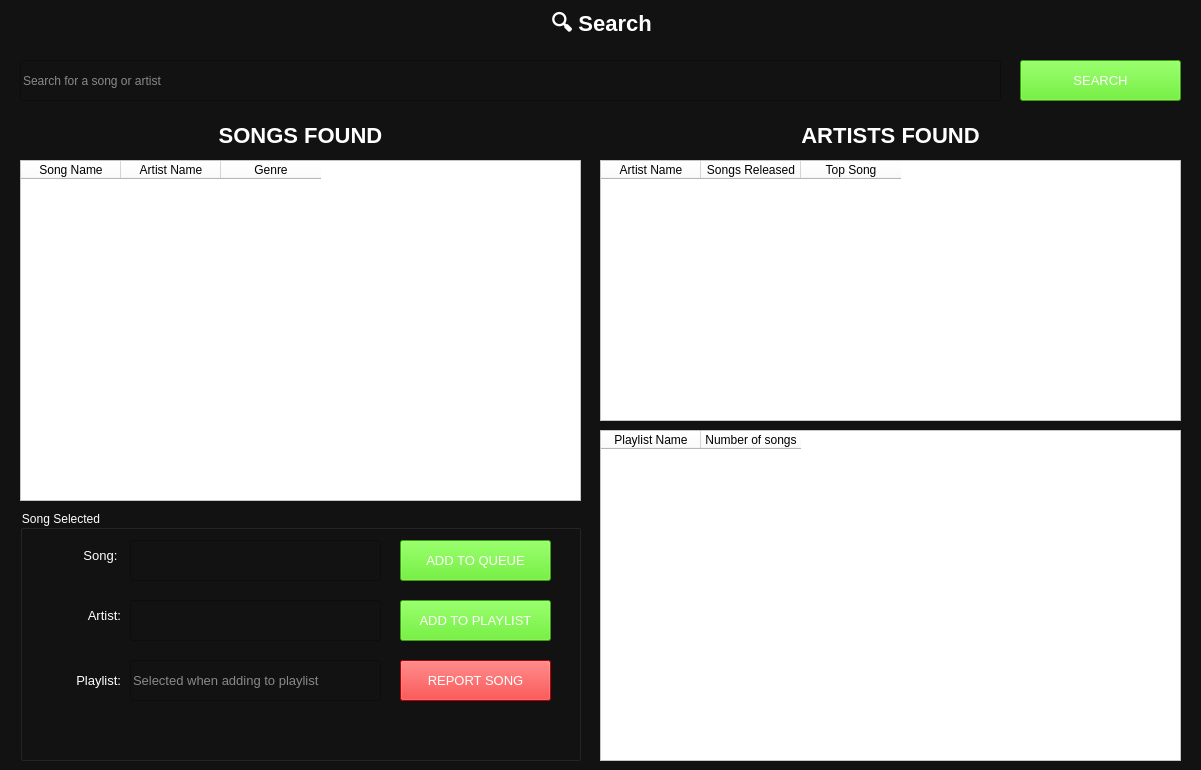
      <widget class="QWidget" name="searchPage">
       <property name="styleSheet">
        <string notr="true">background-color: #121212; color: #fff;</string>
       </property>
       <widget class="QLabel" name="searchTitle">
        <property name="geometry">
         <rect>
          <x>11</x>
          <y>11</y>
          <width>1181</width>
          <height>30</height>
         </rect>
        </property>
        <property name="styleSheet">
         <string notr="true">font-size:22px; font-weight:bold;</string>
        </property>
        <property name="text">
         <string>🔍 Search</string>
        </property>
        <property name="alignment">
         <set>Qt::AlignCenter</set>
        </property>
       </widget>
       <widget class="QLineEdit" name="SearchSong">
        <property name="geometry">
         <rect>
          <x>20</x>
          <y>60</y>
          <width>981</width>
          <height>41</height>
         </rect>
        </property>
        <property name="placeholderText">
         <string>Search for a song or artist</string>
        </property>
       </widget>
       <widget class="QPushButton" name="S_SearchBtn">
        <property name="geometry">
         <rect>
          <x>1020</x>
          <y>60</y>
          <width>161</width>
          <height>41</height>
         </rect>
        </property>
        <property name="font">
         <font>
          <pointsize>10</pointsize>
         </font>
        </property>
        <property name="styleSheet">
         <string notr="true">
background-color: rgb(78, 230, 13);</string>
        </property>
        <property name="text">
         <string>SEARCH</string>
        </property>
        <property name="checkable">
         <bool>true</bool>
        </property>
       </widget>
       <widget class="QTableWidget" name="searchSongs_Table">
        <property name="geometry">
         <rect>
          <x>20</x>
          <y>160</y>
          <width>561</width>
          <height>341</height>
         </rect>
        </property>
        <property name="styleSheet">
         <string notr="true">background-color:#FFFFFF ; color: #000000;</string>
        </property>
        <property name="editTriggers">
         <set>QAbstractItemView::NoEditTriggers</set>
        </property>
        <property name="verticalScrollMode">
         <enum>QAbstractItemView::ScrollPerPixel</enum>
        </property>
        <property name="horizontalScrollMode">
         <enum>QAbstractItemView::ScrollPerPixel</enum>
        </property>
        <property name="sortingEnabled">
         <bool>true</bool>
        </property>
        <column>
         <property name="text">
          <string>Song Name</string>
         </property>
        </column>
        <column>
         <property name="text">
          <string>Artist Name</string>
         </property>
        </column>
        <column>
         <property name="text">
          <string>Genre</string>
         </property>
        </column>
       </widget>
       <widget class="QLabel" name="searchTitle_2">
        <property name="geometry">
         <rect>
          <x>20</x>
          <y>120</y>
          <width>561</width>
          <height>30</height>
         </rect>
        </property>
        <property name="styleSheet">
         <string notr="true">font-size:22px; font-weight:bold;</string>
        </property>
        <property name="text">
         <string>SONGS FOUND</string>
        </property>
        <property name="alignment">
         <set>Qt::AlignCenter</set>
        </property>
       </widget>
       <widget class="QLabel" name="searchTitle_3">
        <property name="geometry">
         <rect>
          <x>600</x>
          <y>120</y>
          <width>581</width>
          <height>30</height>
         </rect>
        </property>
        <property name="styleSheet">
         <string notr="true">font-size:22px; font-weight:bold;</string>
        </property>
        <property name="text">
         <string>ARTISTS FOUND</string>
        </property>
        <property name="alignment">
         <set>Qt::AlignCenter</set>
        </property>
       </widget>
       <widget class="QTableWidget" name="searchArtists_Table">
        <property name="geometry">
         <rect>
          <x>600</x>
          <y>160</y>
          <width>581</width>
          <height>261</height>
         </rect>
        </property>
        <property name="styleSheet">
         <string notr="true">background-color:#FFFFFF ; color: #000000;</string>
        </property>
        <property name="editTriggers">
         <set>QAbstractItemView::NoEditTriggers</set>
        </property>
        <property name="verticalScrollMode">
         <enum>QAbstractItemView::ScrollPerPixel</enum>
        </property>
        <property name="horizontalScrollMode">
         <enum>QAbstractItemView::ScrollPerPixel</enum>
        </property>
        <column>
         <property name="text">
          <string>Artist Name</string>
         </property>
        </column>
        <column>
         <property name="text">
          <string>Songs Released</string>
         </property>
        </column>
        <column>
         <property name="text">
          <string>Top Song</string>
         </property>
        </column>
       </widget>
       <widget class="QTableWidget" name="artistSongs_Table">
        <property name="geometry">
         <rect>
          <x>600</x>
          <y>430</y>
          <width>581</width>
          <height>331</height>
         </rect>
        </property>
        <property name="styleSheet">
         <string notr="true">background-color:#FFFFFF ; color: #000000;</string>
        </property>
        <property name="editTriggers">
         <set>QAbstractItemView::NoEditTriggers</set>
        </property>
        <property name="verticalScrollMode">
         <enum>QAbstractItemView::ScrollPerPixel</enum>
        </property>
        <property name="horizontalScrollMode">
         <enum>QAbstractItemView::ScrollPerPixel</enum>
        </property>
        <column>
         <property name="text">
          <string>Playlist Name</string>
         </property>
        </column>
        <column>
         <property name="text">
          <string>Number of songs</string>
         </property>
        </column>
       </widget>
       <widget class="QGroupBox" name="groupBox_16">
        <property name="geometry">
         <rect>
          <x>20</x>
          <y>510</y>
          <width>561</width>
          <height>251</height>
         </rect>
        </property>
        <property name="title">
         <string>Song Selected</string>
        </property>
        <widget class="QLineEdit" name="S_SongName">
         <property name="geometry">
          <rect>
           <x>110</x>
           <y>30</y>
           <width>251</width>
           <height>41</height>
          </rect>
         </property>
         <property name="font">
          <font>
           <pointsize>10</pointsize>
          </font>
         </property>
         <property name="readOnly">
          <bool>true</bool>
         </property>
        </widget>
        <widget class="QLineEdit" name="S_ArtistName">
         <property name="geometry">
          <rect>
           <x>110</x>
           <y>90</y>
           <width>251</width>
           <height>41</height>
          </rect>
         </property>
         <property name="font">
          <font>
           <pointsize>10</pointsize>
          </font>
         </property>
         <property name="readOnly">
          <bool>true</bool>
         </property>
        </widget>
        <widget class="QPushButton" name="S_AddQueueBtn">
         <property name="geometry">
          <rect>
           <x>380</x>
           <y>30</y>
           <width>151</width>
           <height>41</height>
          </rect>
         </property>
         <property name="font">
          <font>
           <pointsize>10</pointsize>
          </font>
         </property>
         <property name="styleSheet">
          <string notr="true">
background-color: rgb(78, 230, 13);</string>
         </property>
         <property name="text">
          <string>ADD TO QUEUE</string>
         </property>
         <property name="checkable">
          <bool>true</bool>
         </property>
        </widget>
        <widget class="QLabel" name="label_48">
         <property name="geometry">
          <rect>
           <x>20</x>
           <y>30</y>
           <width>81</width>
           <height>31</height>
          </rect>
         </property>
         <property name="font">
          <font>
           <pointsize>10</pointsize>
          </font>
         </property>
         <property name="layoutDirection">
          <enum>Qt::LeftToRight</enum>
         </property>
         <property name="text">
          <string>Song: </string>
         </property>
         <property name="alignment">
          <set>Qt::AlignRight|Qt::AlignTrailing|Qt::AlignVCenter</set>
         </property>
        </widget>
        <widget class="QLabel" name="label_49">
         <property name="geometry">
          <rect>
           <x>20</x>
           <y>90</y>
           <width>81</width>
           <height>31</height>
          </rect>
         </property>
         <property name="font">
          <font>
           <pointsize>10</pointsize>
          </font>
         </property>
         <property name="layoutDirection">
          <enum>Qt::LeftToRight</enum>
         </property>
         <property name="text">
          <string>Artist:</string>
         </property>
         <property name="alignment">
          <set>Qt::AlignRight|Qt::AlignTrailing|Qt::AlignVCenter</set>
         </property>
        </widget>
        <widget class="QPushButton" name="S_AddPlBtn">
         <property name="geometry">
          <rect>
           <x>380</x>
           <y>90</y>
           <width>151</width>
           <height>41</height>
          </rect>
         </property>
         <property name="font">
          <font>
           <pointsize>10</pointsize>
          </font>
         </property>
         <property name="styleSheet">
          <string notr="true">
background-color: rgb(78, 230, 13);</string>
         </property>
         <property name="text">
          <string>ADD TO PLAYLIST</string>
         </property>
         <property name="checkable">
          <bool>true</bool>
         </property>
        </widget>
        <widget class="QPushButton" name="S_ReportBtn">
         <property name="geometry">
          <rect>
           <x>380</x>
           <y>150</y>
           <width>151</width>
           <height>41</height>
          </rect>
         </property>
         <property name="font">
          <font>
           <pointsize>10</pointsize>
          </font>
         </property>
         <property name="styleSheet">
          <string notr="true">
background-color: rgb(255, 0, 0);</string>
         </property>
         <property name="text">
          <string>REPORT SONG</string>
         </property>
         <property name="checkable">
          <bool>true</bool>
         </property>
        </widget>
        <widget class="QLineEdit" name="S_ArtistName_3">
         <property name="geometry">
          <rect>
           <x>110</x>
           <y>150</y>
           <width>251</width>
           <height>41</height>
          </rect>
         </property>
         <property name="font">
          <font>
           <pointsize>10</pointsize>
          </font>
         </property>
         <property name="readOnly">
          <bool>true</bool>
         </property>
         <property name="placeholderText">
          <string>Selected when adding to playlist</string>
         </property>
        </widget>
        <widget class="QLabel" name="label_55">
         <property name="geometry">
          <rect>
           <x>20</x>
           <y>150</y>
           <width>81</width>
           <height>41</height>
          </rect>
         </property>
         <property name="font">
          <font>
           <pointsize>10</pointsize>
          </font>
         </property>
         <property name="layoutDirection">
          <enum>Qt::LeftToRight</enum>
         </property>
         <property name="text">
          <string>Playlist:</string>
         </property>
         <property name="alignment">
          <set>Qt::AlignRight|Qt::AlignTrailing|Qt::AlignVCenter</set>
         </property>
        </widget>
       </widget>
      </widget>
